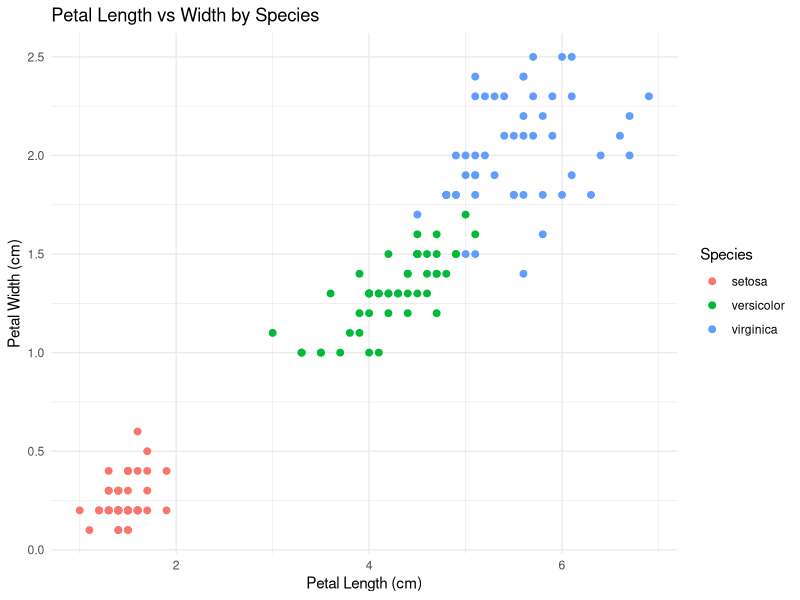

Write the R code that produced this figure.
## ---- chunk 1
library(ggplot2)

# Create the scatter plot
ggplot(iris, aes(x = Petal.Length, y = Petal.Width, color = Species)) +
  geom_point(size = 2) +
  labs(
    title = "Petal Length vs Width by Species",
    x = "Petal Length (cm)",
    y = "Petal Width (cm)"
  ) +
  theme_minimal()
